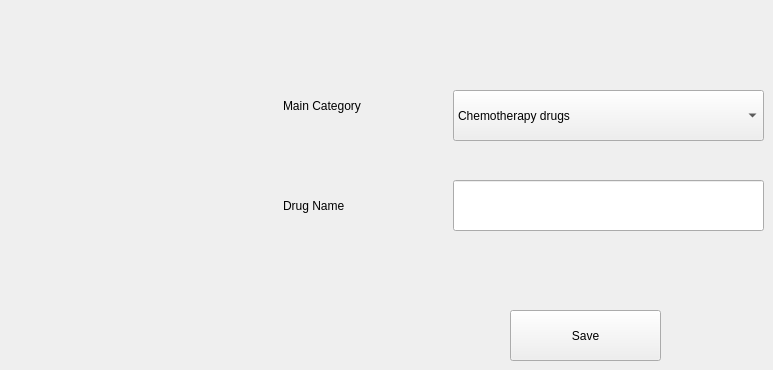
      <widget class="QWidget" name="tab_8">
       <attribute name="title">
        <string>Add drug</string>
       </attribute>
       <widget class="QComboBox" name="comboBox_2">
        <property name="geometry">
         <rect>
          <x>453</x>
          <y>90</y>
          <width>311</width>
          <height>51</height>
         </rect>
        </property>
        <item>
         <property name="text">
          <string>Chemotherapy drugs</string>
         </property>
        </item>
        <item>
         <property name="text">
          <string>Supportive drugs</string>
         </property>
        </item>
        <item>
         <property name="text">
          <string>Fluids</string>
         </property>
        </item>
       </widget>
       <widget class="QLabel" name="label_11">
        <property name="geometry">
         <rect>
          <x>283</x>
          <y>190</y>
          <width>111</width>
          <height>31</height>
         </rect>
        </property>
        <property name="text">
         <string>Drug Name</string>
        </property>
       </widget>
       <widget class="QLineEdit" name="lineEdit_7">
        <property name="geometry">
         <rect>
          <x>453</x>
          <y>180</y>
          <width>311</width>
          <height>51</height>
         </rect>
        </property>
        <property name="font">
         <font>
          <pointsize>13</pointsize>
         </font>
        </property>
        <property name="maxLength">
         <number>20</number>
        </property>
       </widget>
       <widget class="QPushButton" name="pushButton_5">
        <property name="geometry">
         <rect>
          <x>510</x>
          <y>310</y>
          <width>151</width>
          <height>51</height>
         </rect>
        </property>
        <property name="text">
         <string>Save</string>
        </property>
        <property name="shortcut">
         <string>F10</string>
        </property>
       </widget>
       <widget class="QLabel" name="label_10">
        <property name="geometry">
         <rect>
          <x>283</x>
          <y>90</y>
          <width>181</width>
          <height>31</height>
         </rect>
        </property>
        <property name="text">
         <string>Main Category</string>
        </property>
       </widget>
      </widget>
